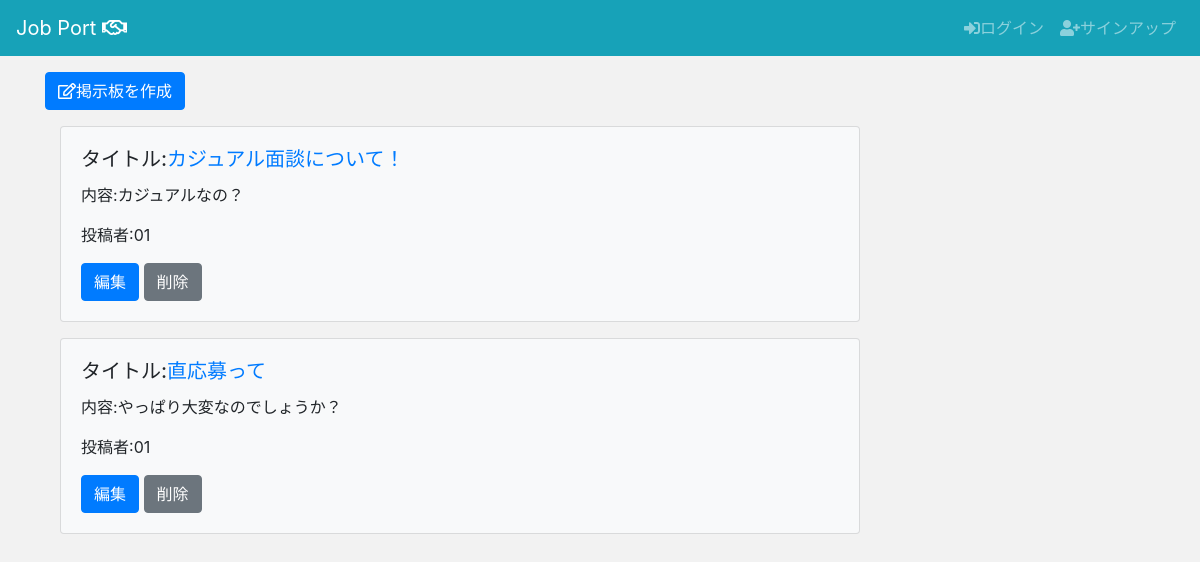
Screenshot of /jpapp/boards/ with the database file from the repository.
### jpapp/models.py (models this page shows, shortened)
class Board(models.Model):
    board_title = models.CharField(max_length=100)
    board_content = models.TextField()
    user = models.ForeignKey(User, on_delete=models.CASCADE)

### jpapp/views.py (the view)
# urls.py: path('boards/', boards_list, name='boards_list'),
def boards_list(request):
    object_list = Board.objects.all()
    return render(request, 'jpapp/boards/list.html', {'object_list':object_list})

### templates/jpapp/boards/list.html
{% extends "jpapp/base.html" %}
{% block content %}
<div class="container">
  <a class="btn btn-primary my-3" href="{% url 'jpapp:boards_create' %}" role="button"><i class="far fa-edit"></i>掲示板を作成</a>
  <div class="container">
    {% for item in object_list %}
    <div class="card bg-light mb-3" style="max-width: 50rem;">
      <div class="card-body">
        <h5 class="card-title">タイトル:<a href="{% url 'jpapp:boards_detail' item.pk %}">{{ item.board_title }}</a></h5>
        <p class="card-text">内容:{{ item.board_content }}</p>
        <p>投稿者:{{ item.user }}</p>
        <a href="{% url 'jpapp:boards_update' item.pk %}" class="btn btn-primary" role="button" aria-pressed="true">編集</a>
        <a href="{% url 'jpapp:boards_delete' item.pk %}" class="btn btn-secondary" role="button" aria-pressed="true">削除</a>
      </div>
    </div>
    {% endfor %}
  </div>
</div>
{% endblock %}

### static/jpapp/custom.css (style rules this page uses)
body { background-color: #F2F2F2; }

### rows the page displays
Board: board_title "カジュアル面談について！", board_content "カジュアルなの？", user "01"
Board: board_title "直応募って", board_content "やっぱり大変なのでしょうか？", user "01"
